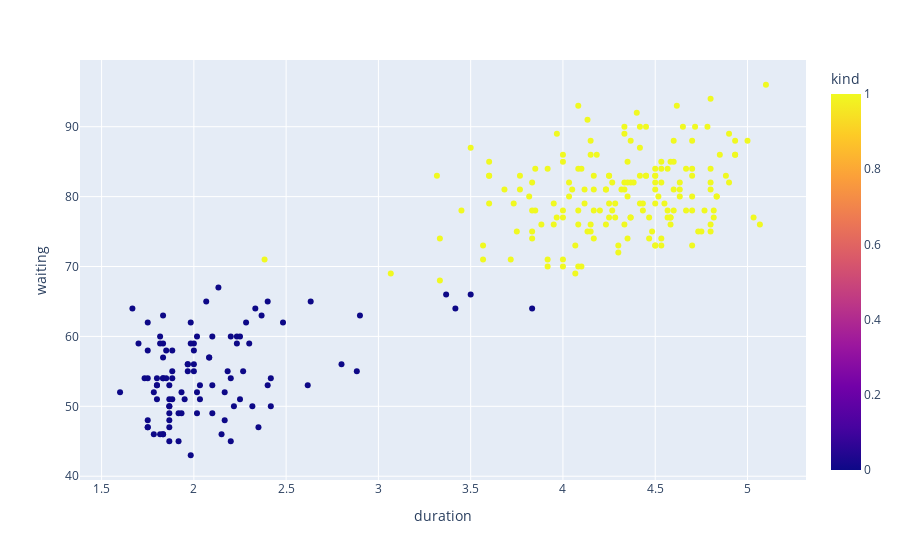

This figure's notebook cell:
### Code cell
px.scatter(data, data['duration'], data['waiting'], color='kind')
# px.scatter_3d(data, data['duration'], data['waiting'], data['kind'])

### Figure 1 — Plotly figure (JSON) as saved in the notebook; plotly's stock layout.template omitted (floating-point values rounded to 4 significant figures; data arrays with more than 128 entries replaced by an {"elided": "..."} marker saying what was removed)
{"data": [{"hovertemplate": "duration=%{x}<br>waiting=%{y}<br>kind=%{marker.color}<extra></extra>", "legendgroup": "", "marker": {"color": {"elided": "272 int values"}, "coloraxis": "coloraxis", "symbol": "circle"}, "mode": "markers", "name": "", "orientation": "v", "showlegend": false, "type": "scatter", "x": {"elided": "272 float values"}, "xaxis": "x", "y": {"elided": "272 int values"}, "yaxis": "y"}], "layout": {"coloraxis": {"colorbar": {"title": {"text": "kind"}}, "colorscale": [[0, "#0d0887"], [0.1111, "#46039f"], [0.2222, "#7201a8"], [0.3333, "#9c179e"], [0.4444, "#bd3786"], [0.5556, "#d8576b"], [0.6667, "#ed7953"], [0.7778, "#fb9f3a"], [0.8889, "#fdca26"], [1, "#f0f921"]]}, "legend": {"tracegroupgap": 0}, "margin": {"t": 60}, "xaxis": {"anchor": "y", "domain": [0, 1], "title": {"text": "duration"}}, "yaxis": {"anchor": "x", "domain": [0, 1], "title": {"text": "waiting"}}}}
